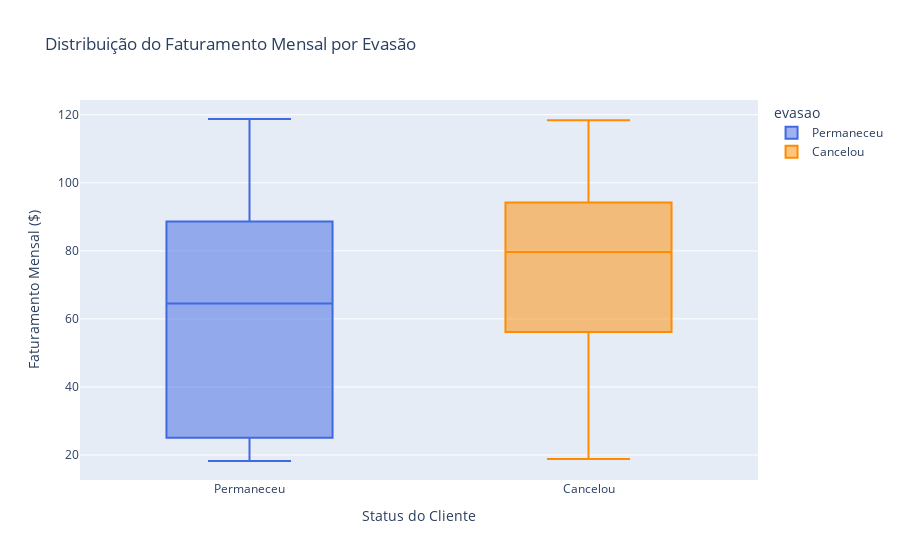

Source (notebook cell):
### Code cell
#Análise 2: Evasão por Faturamento Mensal
fig_mensal = px.box(
    df_plot_numerico,
    x='evasao',
    y='faturamento_mensal',
    color='evasao',
    title='Distribuição do Faturamento Mensal por Evasão',
    color_discrete_map={'Permaneceu': 'royalblue', 'Cancelou': 'darkorange'}
)

fig_mensal.update_layout(xaxis_title='Status do Cliente', yaxis_title='Faturamento Mensal ($)')

fig_mensal.write_image("imagens/grafico_evasao_por_faturamento_mensal.png")
fig_mensal.show()

### Figure 1 — Plotly figure (JSON) as saved in the notebook; plotly's stock layout.template omitted (floating-point values rounded to 4 significant figures; data arrays with more than 128 entries replaced by an {"elided": "..."} marker saying what was removed)
{"data": [{"alignmentgroup": "True", "hovertemplate": "evasao=%{x}<br>faturamento_mensal=%{y}<extra></extra>", "legendgroup": "Permaneceu", "marker": {"color": "royalblue"}, "name": "Permaneceu", "notched": false, "offsetgroup": "Permaneceu", "orientation": "v", "showlegend": true, "type": "box", "x": {"elided": "5398 str values"}, "x0": " ", "xaxis": "x", "y": {"elided": "5398 float values"}, "y0": " ", "yaxis": "y"}, {"alignmentgroup": "True", "hovertemplate": "evasao=%{x}<br>faturamento_mensal=%{y}<extra></extra>", "legendgroup": "Cancelou", "marker": {"color": "darkorange"}, "name": "Cancelou", "notched": false, "offsetgroup": "Cancelou", "orientation": "v", "showlegend": true, "type": "box", "x": {"elided": "1869 str values"}, "x0": " ", "xaxis": "x", "y": {"elided": "1869 float values"}, "y0": " ", "yaxis": "y"}], "layout": {"boxmode": "overlay", "legend": {"title": {"text": "evasao"}, "tracegroupgap": 0}, "title": {"text": "Distribuição do Faturamento Mensal por Evasão"}, "xaxis": {"anchor": "y", "categoryarray": ["Permaneceu", "Cancelou"], "categoryorder": "array", "domain": [0, 1], "title": {"text": "Status do Cliente"}}, "yaxis": {"anchor": "x", "domain": [0, 1], "title": {"text": "Faturamento Mensal ($)"}}}}
